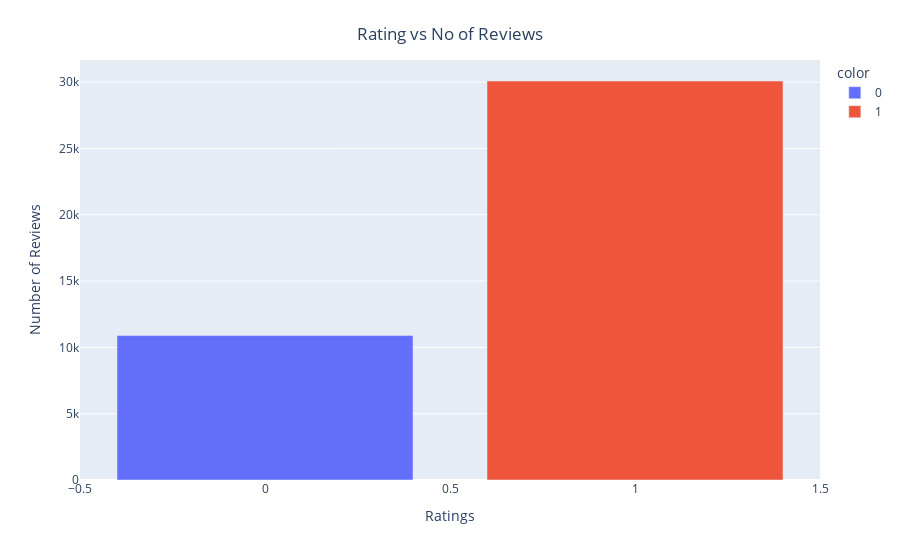

The notebook cell saved with this chart:
### Code cell
# Assuming `data_bin` is the binary-labeled dataset
label_counts = data_bin['label'].value_counts().sort_index()

# Create a bar plot using Plotly
fig = px.bar(
    x=label_counts.index,  # Categories in 'label'
    y=label_counts.values,  # Corresponding counts
    color=label_counts.index,  # Use the label as the color
    color_continuous_scale="Viridis"  # Professional color scheme
)

# Update axes titles and layout
fig.update_xaxes(title="Ratings")
fig.update_yaxes(title="Number of Reviews")
fig.update_layout(
    showlegend=True,
    title={
        'text': 'Rating vs No of Reviews',
        'y': 0.95,
        'x': 0.5,
        'xanchor': 'center',
        'yanchor': 'top'
    }
)

fig.show()

### Figure 1 — Plotly figure (JSON) as saved in the notebook; plotly's stock layout.template omitted (floating-point values rounded to 4 significant figures)
{"data": [{"alignmentgroup": "True", "hovertemplate": "color=0<br>x=%{x}<br>y=%{y}<extra></extra>", "legendgroup": "0", "marker": {"color": "#636efa", "pattern": {"shape": ""}}, "name": "0", "offsetgroup": "0", "orientation": "v", "showlegend": true, "textposition": "auto", "type": "bar", "x": [0], "xaxis": "x", "y": [10890], "yaxis": "y"}, {"alignmentgroup": "True", "hovertemplate": "color=1<br>x=%{x}<br>y=%{y}<extra></extra>", "legendgroup": "1", "marker": {"color": "#EF553B", "pattern": {"shape": ""}}, "name": "1", "offsetgroup": "1", "orientation": "v", "showlegend": true, "textposition": "auto", "type": "bar", "x": [1], "xaxis": "x", "y": [30087], "yaxis": "y"}], "layout": {"barmode": "relative", "legend": {"title": {"text": "color"}, "tracegroupgap": 0}, "margin": {"t": 60}, "showlegend": true, "title": {"text": "Rating vs No of Reviews", "x": 0.5, "xanchor": "center", "y": 0.95, "yanchor": "top"}, "xaxis": {"anchor": "y", "domain": [0, 1], "title": {"text": "Ratings"}}, "yaxis": {"anchor": "x", "domain": [0, 1], "title": {"text": "Number of Reviews"}}}}
